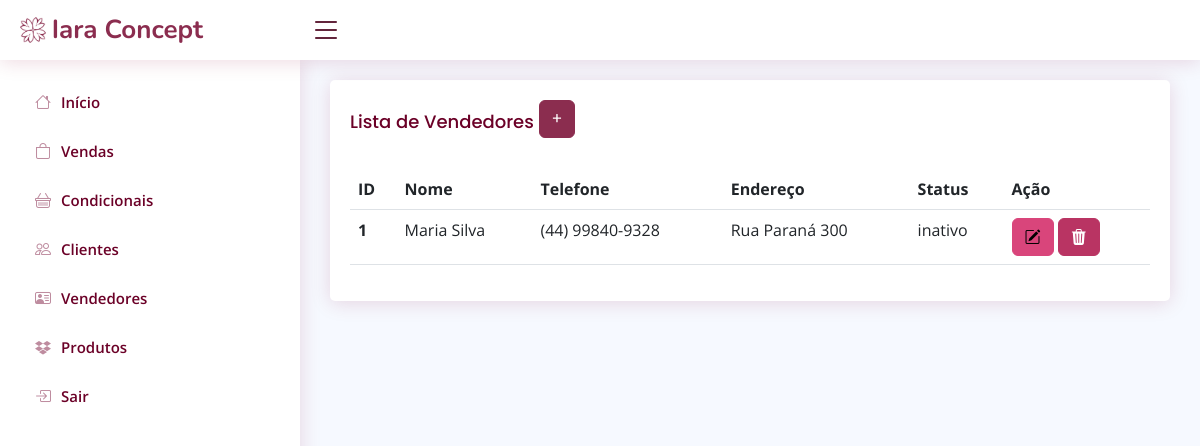
Before: /listarVendedor.php (signed in) with the older database file.
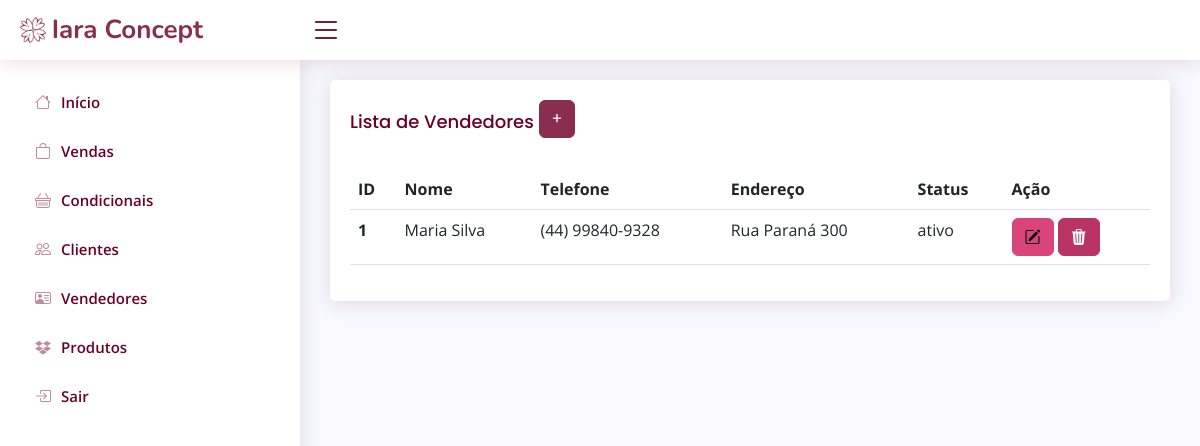
After: the same page with the newer database file.
### tables this page shows
CREATE TABLE `vendedor` (
  `id` int(11) NOT NULL,
  `nome` varchar(100) NOT NULL,
  `telefone` varchar(20) DEFAULT NULL,
  `endereco` varchar(100) DEFAULT NULL,
  `status` varchar(20) NOT NULL
);

### listarVendedor.php (the view, shortened to what this page needs)
<!DOCTYPE html>
<?php
require_once("conexao.php");
$sql = "select * from vendedor";
$resultado = mysqli_query($conexao, $sql);
?>
<?php require_once("cabecalho.php") ?>
<main id="main" class="main">
    <section class="section">
          <div class="card">
            <div class="card-body">
              <h5 class="card-title">Lista de Vendedores
                <a href="cadastrarVendedor.php"><button type="button" class="btn btn-primary mb-2">+
              </button></a>
              </h5>
              <table class="table">
                <thead>
                    <tr>
                        <th scope="col">ID</th>
                        <th scope="col">Nome</th>
                        <th scope="col">Telefone</th>
                        <th scope="col">Endereço</th>
                        <th scope="col">Status</th>
                        <th scope="col">Ação</th>
                    </tr>
                </thead>
                <tbody>
                 <?php while ($linha = mysqli_fetch_array($resultado)) { ?>
                    <tr>
                        <th>
                        <?= $linha['id'] ?>
                        </th>
                        <td>
                        <?= $linha['nome'] ?>
                        </td>
                        <td>
                        <?= $linha['telefone'] ?>
                        </td>
                        <td>
                        <?= $linha['endereco'] ?>
                        </td>
                        <td>
                        <?= $linha['status'] ?>
                        </td>
                        <td><a href="alterarVendedor.php?id=<?= $linha['id'] ?>" class="btn btn-warning"><i
                            class="bi bi-pencil-square"></i></a>
                        <a href="listarVendedor.php? id=<?= $linha['id'] ?>" class="btn btn-danger"
                            onclick="return confirm('Deseja excluir mesmo?')">
                            <i class="bi bi-trash3-fill"></i>
                        </a>
                    </tr>
                    <?php } ?>
                </tbody>
              </table>
            </div>
          </div>
    </section>
</main>
<?php require_once("rodape.php") ?>

Changed rows visible on the page:
changed vendedor "Maria Silva": status "inativo" → "ativo"
